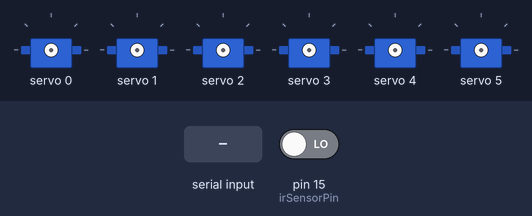
This sketch was run on a simulated Arduino Uno, built with avr-gcc and run on an emulated ATmega328P. Shown: 6 × servo. Inputs (shaded band) come from the test bench; at power-on: pin 15 (irSensorPin) LOW. What the sketch prints to the serial monitor is not drawn.

Above: at 1.2 s.
1.3 s: "90,45\n" received over Serial
At 3.0 s:
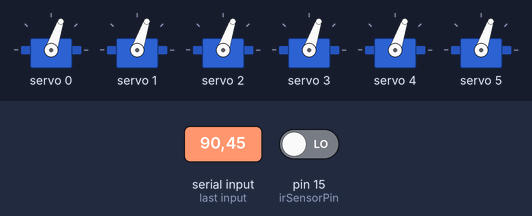
3.3 s: "30,150\n" received over Serial
At 4.6 s:
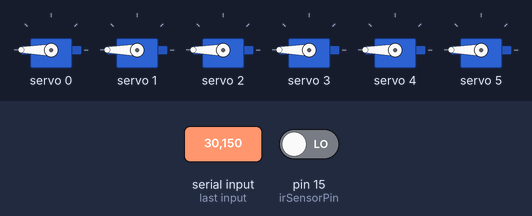
5.3 s: "5\n" received over Serial
At 6.7 s:
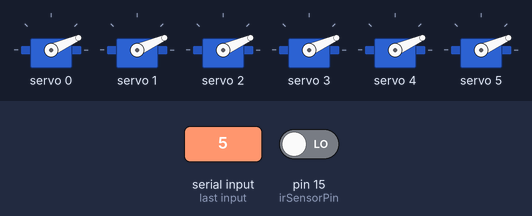
8.3 s: "90\n" received over Serial
At 9.0 s:
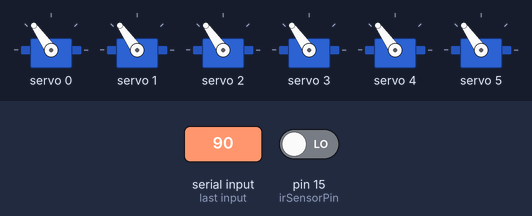
Timing chart, 0 to 10.8 s (numbered marks = the images above; inputs shaded):
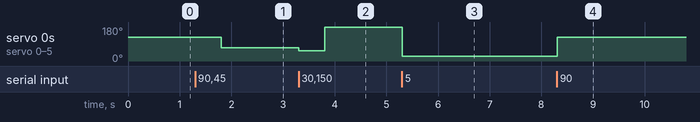

The sketch:

sd_1_s.ino
```cpp
#include <Wire.h>
#include <Adafruit_PWMServoDriver.h>

// PCA9685 driver (default I²C address 0x40)
Adafruit_PWMServoDriver pwm = Adafruit_PWMServoDriver();

// Number of servos and their PCA9685 channels (0–15)
const uint8_t NUM_SERVOS = 6;
const uint8_t servoChannels[NUM_SERVOS] = { 0, 1, 2, 3, 4, 5 };

// IR sensor pin (shared)
const int irSensorPin = 15;

// Pulse limits for 0° and 180° (tweak if needed for your SG90s)
const uint16_t SERVOMIN = 150;   // ~1.0 ms
const uint16_t SERVOMAX = 600;   // ~2.0 ms

// Move one servo on `channel` to `angle` (0–180°)
void setServoAngle(uint8_t channel, float angle) {
  angle = constrain(angle, 0, 180);
  uint16_t pulse = SERVOMIN + (angle / 180.0) * (SERVOMAX - SERVOMIN);
  pwm.setPWM(channel, 0, pulse);
}

void setup() {
  Serial.begin(115200);
  while (!Serial);               // Wait for Serial Monitor to open
  Serial.println(F("Enter an angle 0–180°, then press ENTER"));

  Wire.begin();                  // SDA=GPIO21, SCL=GPIO22 by default
  pwm.begin();
  pwm.setPWMFreq(50);            // 50 Hz for servos
  pinMode(irSensorPin, INPUT);
}

void loop() {
  if (Serial.available()) {
    int angle = Serial.parseInt();
    // flush any extra characters
    while (Serial.available()) Serial.read();

    if (angle < 0 || angle > 180) {
      Serial.println(F("⚠️  Invalid—angle must be between 0 and 180."));
      Serial.println(F("Enter an angle 0–180°, then press ENTER"));
      return;
    }

    // Move all 6 servos to the specified angle
    for (uint8_t i = 0; i < NUM_SERVOS; i++) {
      setServoAngle(servoChannels[i], angle);
    }

    delay(500);  // allow servos to reach position

    // Read IR sensor
    int irVal = digitalRead(irSensorPin);
    Serial.print(F("All servos @ "));
    Serial.print(angle);
    Serial.print(F("° → "));
    Serial.println(irVal == LOW ? "Object Detected" : "No Object");
    Serial.println(F("Enter next angle:"));
  }
}
```

Measured:
- after the input at 1.3 s, servo 0–5: 125° → 71° after 0.51 s
- after the input at 3.3 s, servo 0: 71° → 54° at once, → 180° 0.50 s later; servo 1–5: 71° → 54° at once, → 180° 0.51 s later
- after the input at 5.3 s, servo 0–5: 180° → 24° at once
- after the input at 8.3 s, servo 0–5: 24° → 125° at once
